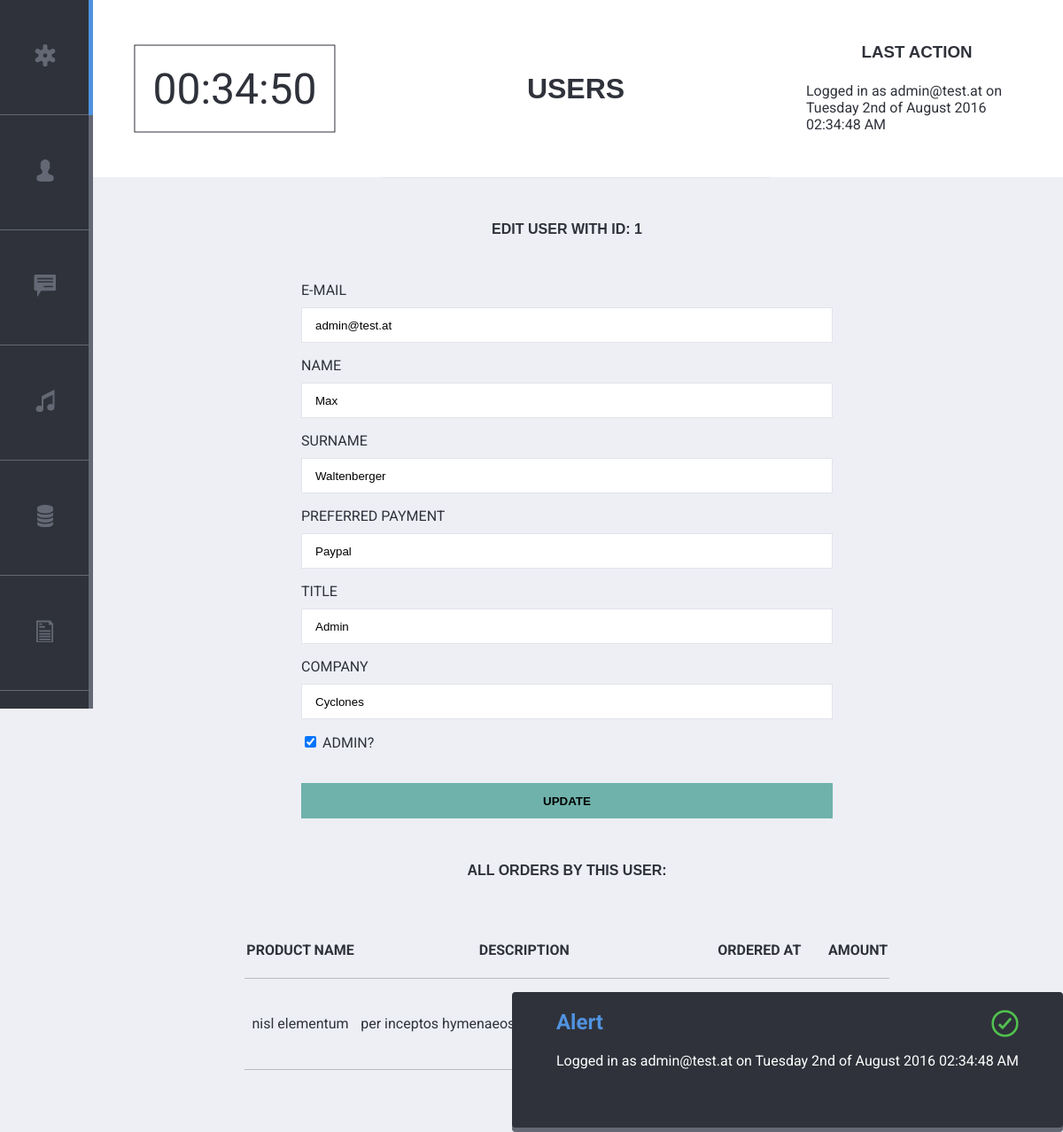
The app's page /index.php?site=users&action=edit&id=1 (signed in) with its own data.
### tables this page shows
CREATE TABLE `users` (
  `id` int(11) NOT NULL,
  `email` varchar(255) NOT NULL,
  `pw_hash` varchar(255) NOT NULL,
  `created_at` timestamp NOT NULL DEFAULT CURRENT_TIMESTAMP,
  `last_order` int(11) DEFAULT NULL,
  `address_id` int(11) NOT NULL,
  `pref_payment` varchar(255) NOT NULL,
  `title` varchar(255) NOT NULL,
  `company` varchar(255) NOT NULL,
  `name` varchar(255) NOT NULL,
  `surname` varchar(255) NOT NULL,
  `deleted` tinyint(1) DEFAULT NULL,
  `is_admin` tinyint(1) DEFAULT NULL,
  `birthday` date NOT NULL
);

### functions/users.php (called while the page is built, shortened)
<?php
function get_orders_by_user($id){
  global $link;
  $sql = "SELECT product.name, product.description, orders.created_at, orders.user_id, COUNT(*) AS ordered_amount FROM orders
  LEFT JOIN ordered_products ON orders.ordered_product_id = ordered_products.id
  LEFT JOIN product ON product.id = ordered_products.product_id
  WHERE orders.user_id = '$id'";
  $result = mysqli_query($link, $sql);
  $all_orders = mysqli_fetch_all($result, MYSQLI_ASSOC);
  return $all_orders;
}
function get_user($id) {
  global $link;
  $sql = "SELECT *, DATE_FORMAT(created_at, '%d.%m.%Y') AS created_at_formatted FROM users WHERE id = '$id' AND deleted IS NULL";
  $result = mysqli_query($link, $sql);
  return mysqli_fetch_assoc($result);
}
?>

### functions/helpers.php (called while the page is built, shortened)
<?php
function is_checked($value) {
  if($value) { return "checked"; }
}
?>

### views/user_edit_form.php (the view, shortened to what this page needs)
<h4>Edit User with ID: <?php echo $id ?></h4>
<form method="post" action="<?php echo $form_action; ?>" class="user_edit_form" novalidate>
  	<p>
      <label for="email" >E-Mail</label>
      <input type="text" name="email" id="email" placeholder="E-Mail Address" class="main_input" value="<?php echo $user["email"]; ?>">
    </p>
  	<p>
      <label for="name">Name</label>
      <input type="text" name="name" id="name" placeholder="Name" class="main_input" value="<?php echo $user["name"]; ?>">
    </p>
  	<p>
      <label for="surname">Surname</label>
      <input type="text" name="surname" id="surname" placeholder="Surname" class="main_input" value="<?php echo $user["surname"]; ?>">
    </p>
  	<p>
      <label for="pref_payment">Preferred Payment</label>
      <input type="text" name="pref_payment" id="pref_payment" placeholder="Preferred Payment" class="main_input" value="<?php echo $user["pref_payment"]; ?>">
    </p>
  	<p>
      <label for="title">Title</label>
      <input type="text" name="title" id="title" placeholder="Title" class="main_input" value="<?php echo $user["title"]; ?>">
    </p>
  	<p>
      <label for="company">Company</label>
      <input type="text" name="company" id="company" placeholder="Company" class="main_input" value="<?php echo $user["company"]; ?>">
    </p>
  	<p>
     <label>
          <input type="checkbox" name="is_admin" <?php echo is_checked($user["is_admin"]) ?>> Admin?
      </label>
    </p>
  	<p>
     <button type="submit" class="main_btn" >Update</button>
    </p>
</form>
<h4>All orders by this user:</h4>
<div class="backend-table">
  <table>
   <tr>
      <th>Product Name</th>
      <th>Description</th>
      <th>Ordered at</th>
      <th>Amount</th>
    </tr>
<?php foreach($orders as $order): ?>
    <tr>
      <td><?php echo $order["name"] ?></td>
      <td><?php echo $order["description"] ?></td>
      <td><?php echo $order["created_at"] ?></td>
      <td><?php echo $order["ordered_amount"] ?></td>
    </tr>
<?php endforeach; ?>
  </table>
</div>

### css/main.css (style rules this page uses)
* { -webkit-box-sizing: border-box; -moz-box-sizing: border-box; -ms-box-sizing: border-box; box-sizing: border-box; }
body { background-color: #EDEFF5; color: #2F323A; font-family: 'Roboto', sans-serif; font-style: normal; font-weight: 400; }
h1, h3, h4 { text-align: center; font-family: Tahoma, Arial, sans-serif; text-transform: uppercase; margin: 30px 0; }
.user_edit_form, .music_edit_form { width: 50vw; margin: 50px auto; text-transform: uppercase; }
.main_input { width: 100%; height:40px; border:1px solid #E2E4EA; box-sizing:border-box; margin-top:10px; padding:0px 15px; }
.main_btn { width: 100%; height:40px; background-color:#6fb2ab; border:none; margin-top:20px; text-transform: uppercase; font-weight: bold; }
.backend-table { width: 70%; min-width: 690px; margin:30px auto; }
.backend-table table { width: 100%; border-collapse: collapse; margin: 50px 0px; }
.backend-table table td { text-align: center; line-height: 100px; border-bottom: 1px solid #bbb; }
.backend-table table th { line-height: 60px; text-align: center; text-transform: uppercase; border-bottom: 1px solid #bbb; }

### records on screen
users: email "admin@test.at", name "Max", surname "Waltenberger", pref_payment "Paypal", title "Admin", company "Cyclones"

### other values on screen
$site "USERS"
$_SESSION["flash"] "Logged in as admin@test.at on Tuesday 2nd of August 2016 02:34:48 AM"
$id "1"
$order["name"] "nisl elementum"
$order["description"] "per inceptos hymenaeos.…"
